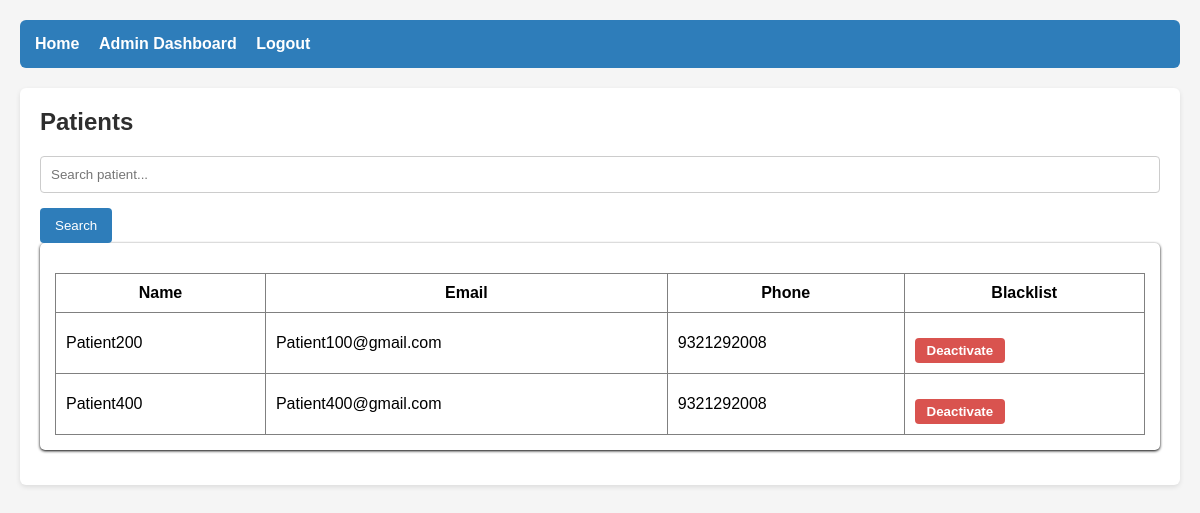
Screenshot of /admin/patients (signed in) with the database file from the repository.
### app.py (models this page shows, shortened)
class Patient(db.Model):#This is the Patient Model it is in a one to one relationship with the user
    __tablename__ = 'patients'
    id = db.Column(db.Integer, primary_key=True)
    user_id = db.Column(db.Integer, db.ForeignKey('users.id'), nullable=False)
    age = db.Column(db.Integer)
    gender = db.Column(db.String(10))
    phone = db.Column(db.String(20))
    address = db.Column(db.String(255))
    appointments = db.relationship('Appointment', backref='patient', lazy=True)

class User(db.Model):
    __tablename__ = 'users'
    id = db.Column(db.Integer,primary_key=True)
    name=db.Column(db.String(120), nullable=False)
    email=db.Column(db.String(120),unique=True, nullable=False)
    passwordwithhash=db.Column(db.String(255), nullable=False)
    role=db.Column(db.String(30), nullable=False)
    active=db.Column(db.Boolean, nullable=True,default=True)
    doctor=db.relationship('Doctor', backref='user',uselist=False)#user->doctor one to one relationship single object
    patient=db.relationship('Patient', backref='user',uselist=False)#user->Patient again a one to one a user can be a doctor or a patient
    @property
    def is_authenticated(self):
        return True

### app.py (the view)
        @login_required
        def wrapper(*args, **kwargs):
            if current_user.role != role:
                abort(403)
            if not current_user.active:
                flash("Your account is deactivated/blacklisted.", "danger")#Ensures that user is logged in has the correct role and is active
                return redirect(url_for('login'))
            return fn(*args, **kwargs)

### app.py (called while the page is built)
@login_manager.user_loader
def load_user(user_id):
    return User.query.get(int(user_id))

def role_required(role):
    def decorator(fn):
        @login_required
        def wrapper(*args, **kwargs):
            if current_user.role != role:
                abort(403)
            if not current_user.active:
                flash("Your account is deactivated/blacklisted.", "danger")#Ensures that user is logged in has the correct role and is active
                return redirect(url_for('login'))
            return fn(*args, **kwargs)
        wrapper.__name__ = fn.__name__
        return wrapper
    return decorator

@app.route('/admin/patients')
@role_required('admin')
def search_patients():
    qr=request.args.get('qr','')
    patient_qr=Patient.query.join(User)
    if qr:
        patient_qr=patient_qr.filter(
            (User.name.like(f'%{qr}%')) |
             (User.email.ilike(f'%{qr}%')) |
            (Patient.phone.ilike(f'%{qr}%'))
        )
    patient=patient_qr.all()
    return render_template('admin/patient.html',patient=patient,qr=qr)

### templates/admin/patient.html
{% extends "base.html" %}
{% block content %}
<h2>Patients</h2>
<form method="GET">
    <input type="text" name="qr" placeholder="Search patient..." value="{{ qr }}">
    <button type="submit">Search</button>
</form>
<div class="card">
    <table>
        <tr>
            <th>Name</th>
            <th>Email</th>
            <th>Phone</th>
            <th>Blacklist</th>
        </tr> {% for p in patient %}
        <tr>
            <td>{{ p.user.name }}</td>
            <td>{{ p.user.email }}</td>
            <td>{{ p.phone }}</td>
    <td>
                <form method="POST" action="{{ url_for('blacklist_patient', patient_id=p.id) }}">
                    <button class="btn" style="background:#d9534f;">Deactivate</button>
                </form>
            </td>
        </tr>
        {% endfor %}
    </table>
</div>
{% endblock %}

### static/styles.css (style rules this page uses)
* { margin: 0; padding: 0; box-sizing: border-box; font-family: Arial, sans-serif; }
body { background: #f5f5f5; padding: 20px; }
h1, h2, h3 { margin-bottom: 15px; color: #2e2e2e; }
form input, form select, form textarea { width: 100%; padding: 10px; margin-top: 5px; border: 1px solid #ccc; border-radius: 4px; }
button, .btn { background: #2e7dba; color: white; padding: 10px 15px; border: none; margin-top: 15px; border-radius: 4px; cursor: pointer; }
table { width: 100%; border-collapse: collapse; margin-top: 15px; }
table th, table td { border: 1px solid grey; padding: 10px; }
table th { background: white; }
.card { background: white; padding: 15px; border-radius: 5px; box-shadow: 0 1px 3px black; margin-bottom: 15px; }
.btn { display: inline-block; padding: 8px 16px; background-color: blue; color: white !important; border-radius: 5px; text-decoration: none; font-weight: bold; text-align: center; }
.btn { padding: 5px 12px; border-radius: 4px; color: white; text-decoration: none; }

### rows the page displays
Patient: user.name "Patient200", user.email "Patient100@gmail.com", phone "9321292008"
Patient: user.name "Patient400", user.email "Patient400@gmail.com", phone "9321292008"
